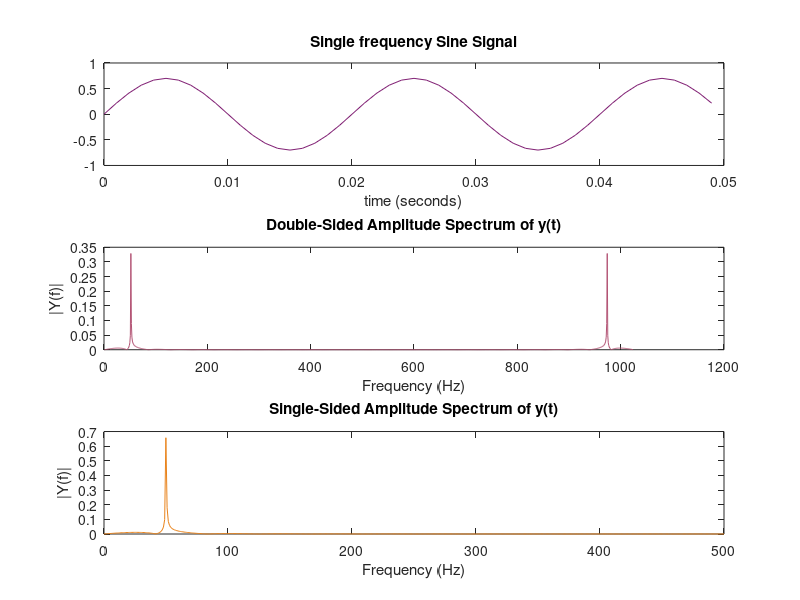

Here is the MATLAB script that generated this plot:
clc; close all;

Fs = 1000;              % Sampling frequency
T = 1/Fs;               % Sample time
t = 0:1/Fs:1;
L=length(t)
% a 50 Hz sinusoid
y = 0.7*sin(2*pi*50*t);

subplot(311)
plot(t(1:50),y(1:50), 'Color',[0.5, 0.12, 0.45])
title('Single frequency Sine Signal');
xlabel('time (seconds)');
NFFT = 2^nextpow2(L);   % Next power of 2 just greater than length of y
Y = fft(y,NFFT)/L;
Abs_Y = abs(Y);

subplot(312)
plot(Abs_Y, 'Color',[0.7, 0.32, 0.45]);
xlabel('Frequency (Hz)');
ylabel('|Y(f)|');
title('Double-Sided Amplitude Spectrum of y(t)');
% Plot single-sided amplitude spectrum.
f = (Fs/2)*linspace(0,1,NFFT/2);

subplot(313)
plot(f,2*(Abs_Y(1:NFFT/2)), 'Color',[0.91, 0.51, 0.1])  % Multiplication by 2, as amplitude is splitted into 2 spectrums
title('Single-Sided Amplitude Spectrum of y(t)');
xlabel('Frequency (Hz)');
ylabel('|Y(f)|');
